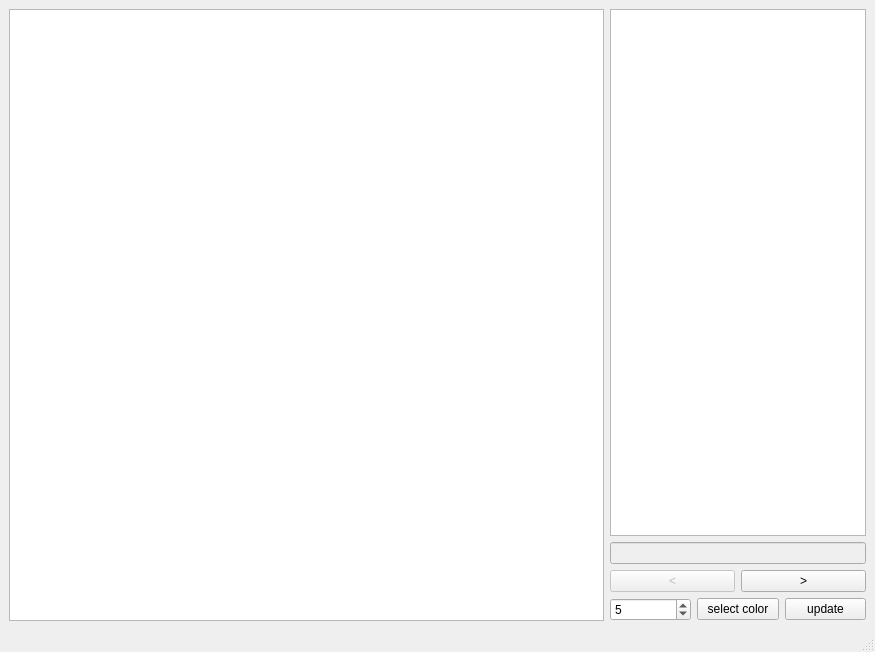
<?xml version="1.0" encoding="UTF-8"?>
<ui version="4.0">
 <class>MainWindow</class>
 <widget class="QMainWindow" name="MainWindow">
  <property name="geometry">
   <rect>
    <x>0</x>
    <y>0</y>
    <width>875</width>
    <height>652</height>
   </rect>
  </property>
  <property name="windowTitle">
   <string>MainWindow</string>
  </property>
  <widget class="QWidget" name="centralwidget">
   <layout class="QHBoxLayout" name="horizontalLayout_2" stretch="3,0">
    <item>
     <layout class="QVBoxLayout" name="paintLayout" stretch="0">
      <item>
       <widget class="QGraphicsView" name="mainGraphicsView"/>
      </item>
     </layout>
    </item>
    <item>
     <layout class="QVBoxLayout" name="mainControlLayout" stretch="0,0,0">
      <property name="sizeConstraint">
       <enum>QLayout::SetDefaultConstraint</enum>
      </property>
      <item>
       <widget class="QListWidget" name="rectsListWidget"/>
      </item>
      <item>
       <layout class="QVBoxLayout" name="controlLayout">
        <item>
         <widget class="QLineEdit" name="pictureName">
          <property name="enabled">
           <bool>false</bool>
          </property>
         </widget>
        </item>
        <item>
         <layout class="QHBoxLayout" name="prevNextLayout">
          <item>
           <widget class="QPushButton" name="prevButton">
            <property name="enabled">
             <bool>false</bool>
            </property>
            <property name="text">
             <string>&lt;</string>
            </property>
           </widget>
          </item>
          <item>
           <widget class="QPushButton" name="nextButton">
            <property name="text">
             <string>&gt;</string>
            </property>
           </widget>
          </item>
         </layout>
        </item>
       </layout>
      </item>
      <item>
       <layout class="QHBoxLayout" name="horizontalLayout" stretch="0,0,0">
        <item>
         <widget class="QSpinBox" name="spinBox">
          <property name="maximum">
           <number>20</number>
          </property>
          <property name="value">
           <number>5</number>
          </property>
         </widget>
        </item>
        <item>
         <widget class="QPushButton" name="selectColorButton">
          <property name="text">
           <string>select color</string>
          </property>
         </widget>
        </item>
        <item>
         <widget class="QPushButton" name="updateButton">
          <property name="text">
           <string>update</string>
          </property>
         </widget>
        </item>
       </layout>
      </item>
     </layout>
    </item>
   </layout>
  </widget>
  <widget class="QMenuBar" name="menubar">
   <property name="geometry">
    <rect>
     <x>0</x>
     <y>0</y>
     <width>875</width>
     <height>25</height>
    </rect>
   </property>
  </widget>
  <widget class="QStatusBar" name="statusbar"/>
 </widget>
 <resources/>
 <connections/>
</ui>
